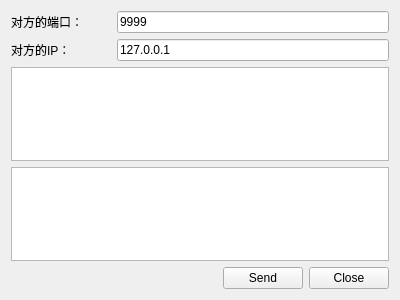
<?xml version="1.0" encoding="UTF-8"?>
<ui version="4.0">
 <class>UdpServer</class>
 <widget class="QWidget" name="UdpServer">
  <property name="geometry">
   <rect>
    <x>0</x>
    <y>0</y>
    <width>400</width>
    <height>300</height>
   </rect>
  </property>
  <property name="windowTitle">
   <string>Widget</string>
  </property>
  <layout class="QGridLayout" name="gridLayout">
   <item row="0" column="0">
    <widget class="QLabel" name="label_Port">
     <property name="text">
      <string>对方的端口：</string>
     </property>
    </widget>
   </item>
   <item row="1" column="0">
    <widget class="QLabel" name="label_IP">
     <property name="text">
      <string>对方的IP：</string>
     </property>
    </widget>
   </item>
   <item row="2" column="0" colspan="4">
    <widget class="QTextEdit" name="textEdit_Read">
     <property name="readOnly">
      <bool>true</bool>
     </property>
    </widget>
   </item>
   <item row="3" column="0" colspan="4">
    <widget class="QTextEdit" name="textEdit_Write"/>
   </item>
   <item row="4" column="0" colspan="2">
    <spacer name="horizontalSpacer">
     <property name="orientation">
      <enum>Qt::Horizontal</enum>
     </property>
     <property name="sizeHint" stdset="0">
      <size>
       <width>217</width>
       <height>20</height>
      </size>
     </property>
    </spacer>
   </item>
   <item row="4" column="2">
    <widget class="QPushButton" name="pushButton_Send">
     <property name="text">
      <string>Send</string>
     </property>
    </widget>
   </item>
   <item row="4" column="3">
    <widget class="QPushButton" name="pushButton_Close">
     <property name="text">
      <string>Close</string>
     </property>
    </widget>
   </item>
   <item row="0" column="1" colspan="3">
    <widget class="QLineEdit" name="lineEdit_Port">
     <property name="text">
      <string>9999</string>
     </property>
    </widget>
   </item>
   <item row="1" column="1" colspan="3">
    <widget class="QLineEdit" name="lineEdit_IP">
     <property name="text">
      <string>127.0.0.1</string>
     </property>
    </widget>
   </item>
  </layout>
 </widget>
 <layoutdefault spacing="6" margin="11"/>
 <resources/>
 <connections/>
</ui>
